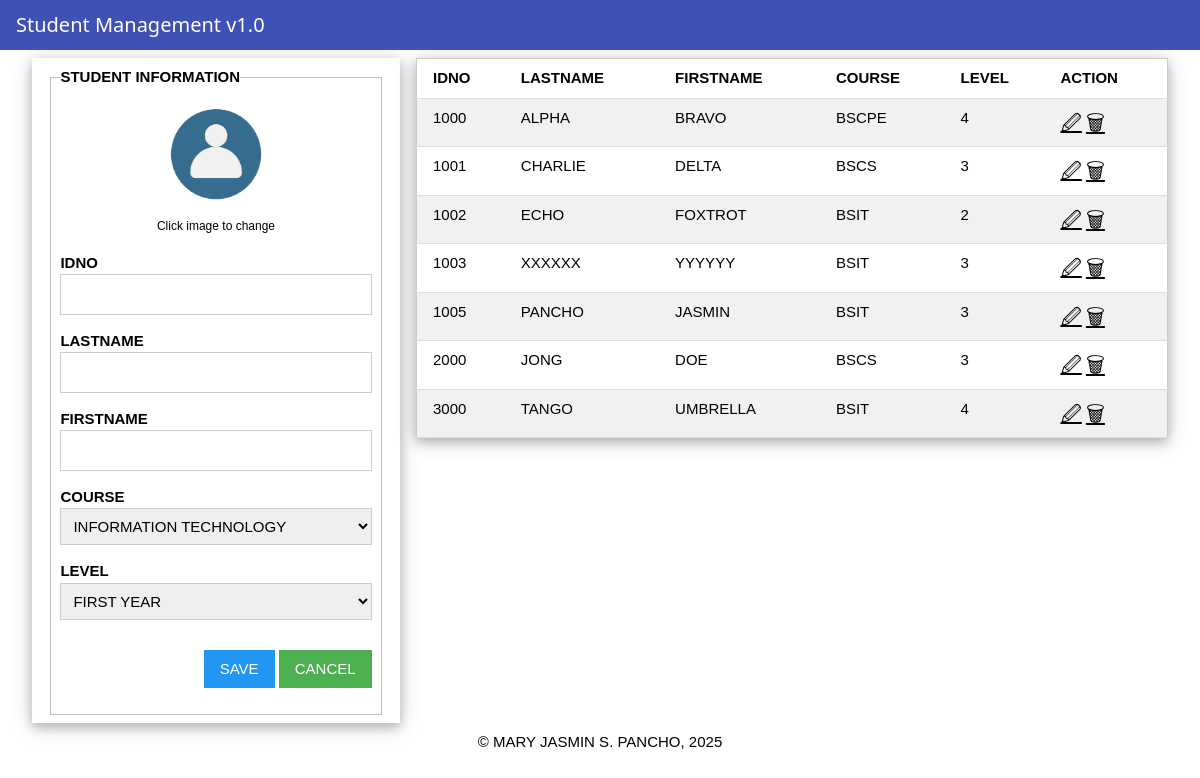
Before: / with the older database file.
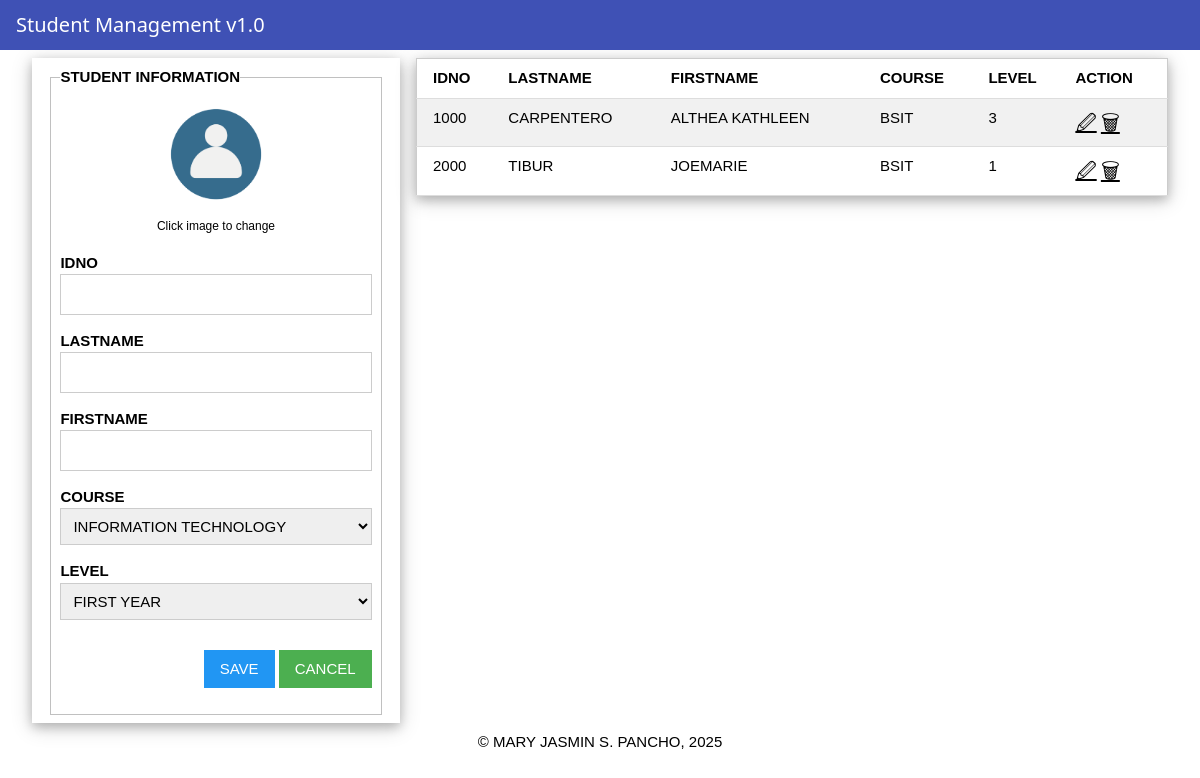
After: the same page with the newer database file.
### tables this page shows
CREATE TABLE students(id integer primary key autoincrement, idno varchar(10) unique,lastname varchar(25),firstname varchar(25), course varchar(10),level varchar(5), image varchar(25));

### app.py (the view)
@app.route("/")
def index() -> None:
    students:list = getall('students')
    return render_template('index.html', studentlist=students, edit_students=None)

### db/dbhelper.py (called while the page is built)
def getprocess(sql,vals:list=[])->list:
    conn:any = connect(database)
    conn.row_factory = Row
    cursor:any = conn.cursor()
    cursor.execute(sql,vals)
    data:list = cursor.fetchall()
    cursor.close()
    conn.close()
    return data

def getall(table:str)->list:
    sql:str = f"SELECT * FROM `{table}`"
    return getprocess(sql,[])

### templates/index.html (shortened to what this page needs)
{% extends 'base.html' %}
{% block content %}
    <div class="w3-row-padding">
        <div class="w3-third">
            <div class="w3-card-4 w3-container w3-padding">
                <fieldset>
                    {% if edit_student %}
                    <legend><b>EDIT STUDENT</b></legend>
                    <form action="{{ url_for('updatestudent', idno=edit_student.idno) }}" method="post" enctype="multipart/form-data">
                        <center>
                            <label for="profile_upload" style="cursor:pointer;">
                                {% if edit_student %}
                                    <img id="profilePreview"
                                        src="{{ url_for('static', filename='images/' + (edit_student['image'] or 'profile.png')) }}"
                                        style="width:120px;height:120px;border-radius:50%;">
                                {% else %}
                                    <img id="profilePreview"
                                        src="{{ url_for('static', filename='images/profile.png') }}"
                                        style="width:120px;height:120px;border-radius:50%;">
                                {% endif %}
                            </label>
                            <br>
                            <small>Click image to change</small>
                            <input type="file" id="profile_upload" name="profile_pic" accept="image/*" style="display:none;">
                        </center>
                        <input type="hidden" name="idno" value="{{ edit_student['idno'] }}">
                        <p>
                            <label><b>IDNO</b></label>
                            <input type="number" name="idno" value="{{ edit_student['idno'] }}" class="w3-input w3-border" readonly>
                        </p>
                        <p>
                            <label><b>LASTNAME</b></label>
                            <input type="text" name="lastname" value="{{ edit_student['lastname'] }}" class="w3-input w3-border">
                        </p>
                        <p>
                            <label><b>FIRSTNAME</b></label>
                            <input type="text" name="firstname" value="{{ edit_student['firstname'] }}" class="w3-input w3-border">
                        </p>
                        <p>
                            <label><b>COURSE</b></label>
                            <select name="course" class="w3-input w3-border">
                                <option value="BSIT" {{ 'selected' if edit_student.course == 'BSIT' else '' }}>INFORMATION TECHNOLOGY</option>
                                <option value="BSCS" {{ 'selected' if edit_student.course == 'BSCS' else '' }}>COMPUTER SCIENCE</option>
                                <option value="BSCPE" {{ 'selected' if edit_student.course == 'BSCPE' else '' }}>COMPUTER ENGINEERING</option>
                                <option value="BSHM" {{ 'selected' if edit_student.course == 'BSHM' else '' }}>HOSPITALITY MANAGEMENT</option>
                                <option value="BSCJ" {{ 'selected' if edit_student.course == 'BSCJ' else '' }}>CRIMINAL JUSTICE</option>
                            </select>
                        </p>
                        <p>
                            <label><b>LEVEL</b></label>
                            <select name="level" class="w3-input w3-border">
                                <option value="1" {{ 'selected' if edit_student.level == '1' else '' }}>FIRST YEAR</option>
                                <option value="2" {{ 'selected' if edit_student.level == '2' else '' }}>SECOND YEAR</option>
                                <option value="3" {{ 'selected' if edit_student.level == '3' else '' }}>THIRD YEAR</option>
                                <option value="4" {{ 'selected' if edit_student.level == '4' else '' }}>FOURTH YEAR</option>
                            </select>
                        </p>
                        <p class="w3-right">
                            <input type="submit" value="UPDATE" class="w3-button w3-blue">
                            <a href="/" class="w3-button w3-green">CANCEL</a>
                        </p>
                    </form>
                    {% else %}
                    <legend><b>STUDENT INFORMATION</b></legend>
                    <form action="/add" method="post" enctype="multipart/form-data">
                        <center>
                            <label for="profile_upload" style="cursor:pointer;">
                                <img id="profilePreview"
                                     src="{{ url_for('static',filename='images/profile.png') }}"
                                     style="width:120px;height:120px;border-radius:50%;">
                            </label>
                            <br>
                            <small>Click image to change</small>
                        </center>
                        <p>
                            <label><b>IDNO</b></label>
                            <input type="number" name="idno" id="idno" class="w3-input w3-border">
                        </p>
                        <p>
                            <label><b>LASTNAME</b></label>
                            <input type="text" name="lastname" id="lastname" class="w3-input w3-border">
                        </p>
                        <p>
                            <label><b>FIRSTNAME</b></label>
                            <input type="text" name="firstname" id="firstname" class="w3-input w3-border">
                        </p>
                        <p>
                            <label><b>COURSE</b></label>
                            <select name="course" id="course" class="w3-input w3-border">
                                <option value="BSIT">INFORMATION TECHNOLOGY</option>
                            </select>
                        </p>
                        <p>
                            <label><b>LEVEL</b></label>
                            <select name="level" id="level" class="w3-input w3-border">
                                <option value="1">FIRST YEAR</option>
                            </select>
                        </p>
                        <p class="w3-right">
                            <input type="submit" value="SAVE" class="w3-button w3-blue">
                            <input type="reset" value="CANCEL" class="w3-button w3-green">
                        </p>
                    </form>
                    {% endif %}
                </fieldset>
            </div>
        </div>
        <div class="w3-twothird w3-container">
            <table class="w3-table-all w3-card-4">
                <tr>
                    <th>IDNO</th>
                    <th class="w3-hide-small w3-hide-medium">LASTNAME</th>
                    <th class="w3-hide-small w3-hide-medium">FIRSTNAME</th>
                    <th class="w3-hide-small w3-hide-medium">COURSE</th>
                    <th class="w3-hide-small w3-hide-medium">LEVEL</th>
                    <th>ACTION</th>
                </tr>
                {% for students in studentlist %}
                <tr>
                    <td>{{ students['idno'] }}</td>
                    <td class="w3-hide-small w3-hide-medium">{{ students['lastname'].upper() }}</td>
                    <td class="w3-hide-small w3-hide-medium">{{ students['firstname'].upper() }}</td>
                    <td class="w3-hide-small w3-hide-medium">{{ students['course'].upper() }}</td>
                    <td class="w3-hide-small w3-hide-medium">{{ students['level'] }}</td>
                    <td>
                        <a href="/edit/{{ students['idno'] }}" style="font-size: 20px;">&#128393;</a href="">
                        <a href="/delete/{{ students['idno'] }}" style="font-size: 21px;">&#128465;</a href="">
                    </td>
                </tr>
                {% endfor %}
            </table>
        </div>
    </div>
{% endblock %}

### templates/base.html (shortened to what this page needs)
<!DOCTYPE html>
<html>
    <head>
        <link rel="stylesheet" href="{{url_for('static', filename='css/w3.css') }}">
    </head>
    <body>
        <div class="w3-bar w3-container w3-indigo" style="position:sticky;top:0">
            <h4>Student Management v1.0</h4>
        </div>
        <div class="w3-container w3-padding">
            {% block content %}
            {% endblock %}
        </div>
        <center>
            &copy; MARY JASMIN S. PANCHO, 2025
        </center>
    </body>
</html>

### static/css/w3.css (style rules this page uses)
*,*:before,*:after { box-sizing:inherit }
html { -ms-text-size-adjust:100%;-webkit-text-size-adjust:100% }
body { margin:0 }
a { background-color:transparent }
b,strong { font-weight:bolder }
small { font-size:80% }
img { border-style:none }
button,input,select,textarea,optgroup { font:inherit;margin:0 }
button,input { overflow:visible }
button,select { text-transform:none }
button,[type=button],[type=reset],[type=submit] { -webkit-appearance:button }
fieldset { border:1px solid #c0c0c0;margin:0 2px;padding:.35em .625em .75em }
legend { color:inherit;display:table;max-width:100%;padding:0;white-space:normal }
html,body { font-family:Verdana,sans-serif;font-size:15px;line-height:1.5 }
html { overflow-x:hidden }
h4 { font-size:20px }
h1,h2,h3,h4,h5,h6 { font-family:"Segoe UI",Arial,sans-serif;font-weight:400;margin:10px 0 }
img { vertical-align:middle }
a { color:inherit }
.w3-table,.w3-table-all { border-collapse:collapse;border-spacing:0;width:100%;display:table }
.w3-table-all { border:1px solid #ccc }
.w3-bordered tr,.w3-table-all tr { border-bottom:1px solid #ddd }
.w3-table-all tr:nth-child(odd) { background-color:#fff }
.w3-table-all tr:nth-child(even) { background-color:#f1f1f1 }
.w3-table td,.w3-table th,.w3-table-all td,.w3-table-all th { padding:8px 8px;display:table-cell;text-align:left;vertical-align:top }
.w3-table th:first-child,.w3-table td:first-child,.w3-table-all th:first-child,.w3-table-all td:first-child { padding-left:16px }
.w3-btn,.w3-button { border:none;display:inline-block;padding:8px 16px;vertical-align:middle;overflow:hidden;text-decoration:none;color:inherit;background-color:inherit;text-align:center;cursor:pointer;white-space:nowrap }
.w3-btn,.w3-button { -webkit-touch-callout:none;-webkit-user-select:none;-khtml-user-select:none;-moz-user-select:none;-ms-user-select:none;user-select:none }
.w3-input { padding:8px;display:block;border:none;border-bottom:1px solid #ccc;width:100% }
.w3-bar { width:100%;overflow:hidden }
.w3-container:after,.w3-container:before,.w3-panel:after,.w3-panel:before,.w3-row:after,.w3-row:before,.w3-row-padding:after,.w3-row-padding:before, .w3-cell-row:before,.w3-cell-row:after,.w3-clear:after,.w3-clear:before,.w3-bar:before,.w3-bar:after { content:"";display:table;clear:both }
.w3-col,.w3-half,.w3-third,.w3-twothird,.w3-threequarter,.w3-quarter { float:left;width:100% }
@media (min-width:601px) { .w3-col.m4,.w3-third { width:33.33333% } }
@media (min-width:601px) { .w3-col.m8,.w3-twothird { width:66.66666% } }
.w3-row-padding,.w3-row-padding>.w3-half,.w3-row-padding>.w3-third,.w3-row-padding>.w3-twothird,.w3-row-padding>.w3-threequarter,.w3-row-padding>.w3-quarter,.w3-row-padding>.w3-col { padding:0 8px }
.w3-container,.w3-panel { padding:0.01em 16px }
.w3-card-4,.w3-hover-shadow:hover { box-shadow:0 4px 10px 0 rgba(0,0,0,0.2),0 4px 20px 0 rgba(0,0,0,0.19) }
.w3-border { border:1px solid #ccc!important }
.w3-padding { padding:8px 16px!important }
.w3-right { float:right!important }
.w3-blue,.w3-hover-blue:hover { color:#fff!important;background-color:#2196F3!important }
.w3-green,.w3-hover-green:hover { color:#fff!important;background-color:#4CAF50!important }
.w3-indigo,.w3-hover-indigo:hover { color:#fff!important;background-color:#3f51b5!important }

Changed rows visible on the page:
removed students: idno "1000", lastname "ALPHA", firstname "BRAVO", course "BSCPE", level "4"
removed students: idno "1001", lastname "CHARLIE", firstname "DELTA", course "BSCS", level "3"
removed students: idno "1002", lastname "ECHO", firstname "FOXTROT", course "BSIT", level "2"
removed students: idno "1003", lastname "XXXXXX", firstname "YYYYYY", course "BSIT", level "3"
removed students: idno "1005", lastname "PANCHO", firstname "JASMIN", course "BSIT", level "3"
removed students: idno "2000", lastname "JONG", firstname "DOE", course "BSCS", level "3"
removed students: idno "3000", lastname "TANGO", firstname "UMBRELLA", course "BSIT", level "4"
added students: idno "1000", lastname "CARPENTERO", firstname "ALTHEA KATHLEEN", course "BSIT", level "3"
added students: idno "2000", lastname "TIBUR", firstname "JOEMARIE", course "BSIT", level "1"
